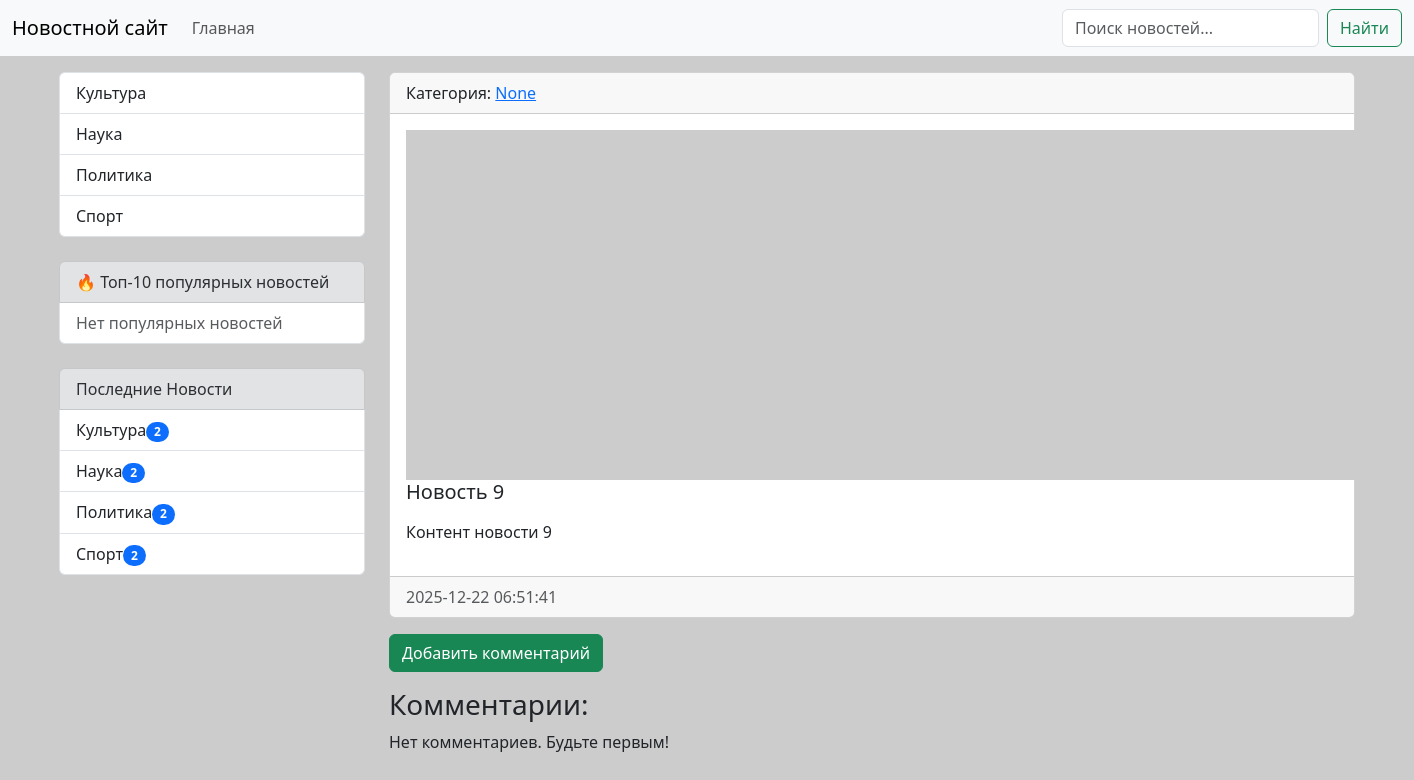
Page /news/news/11/ on the earlier database version.
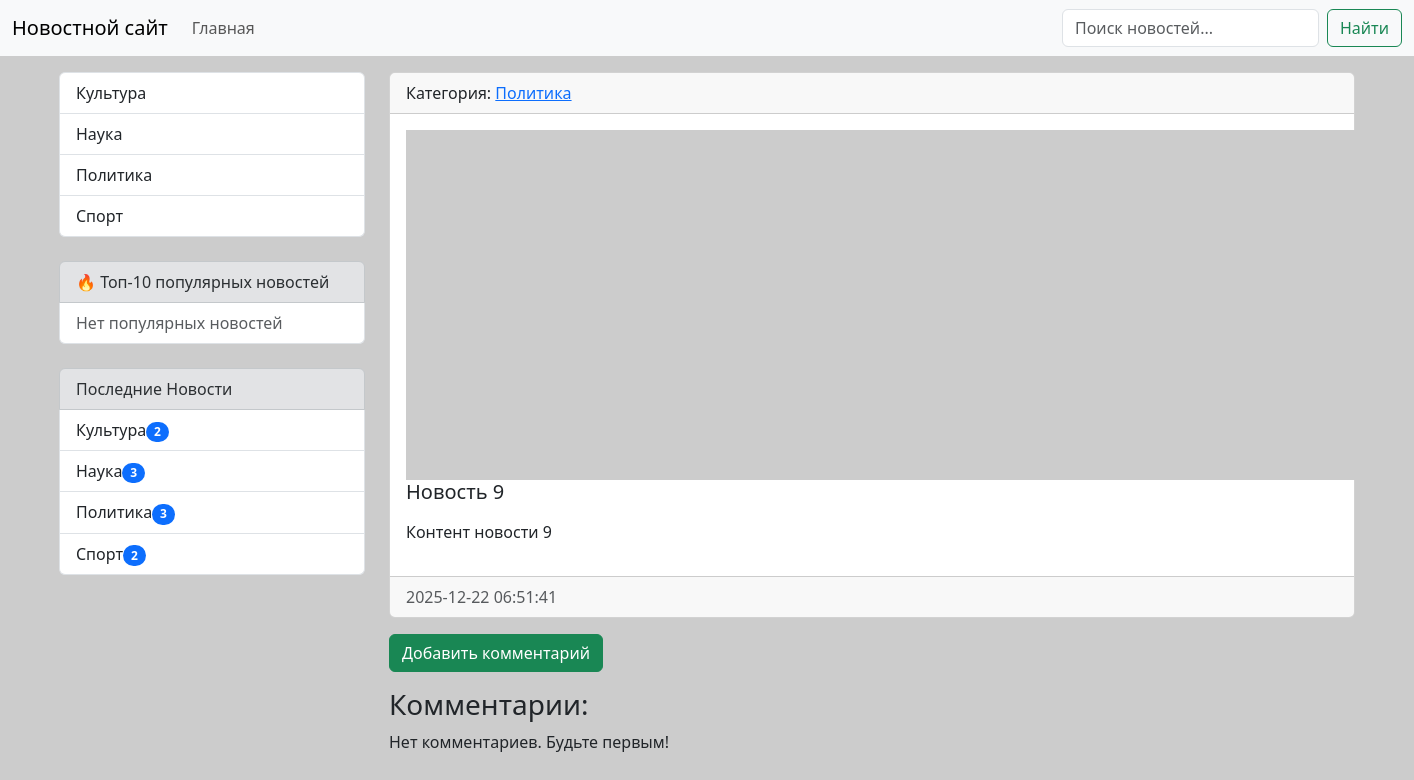
Same page on the later database version.
### news/models.py (models this page shows, shortened)
class Category(models.Model):
    title = models.CharField(max_length=150, db_index=True, verbose_name='Наименование категории')
    def __str__(self):
        return self.title
    def get_absolute_url(self):
        return reverse('news:category', kwargs={'category_id': self.pk})

class News(models.Model):
    title = models.CharField(max_length=150, verbose_name='Наименование')
    content = models.TextField(blank=True, verbose_name='Контент')
    created_at = models.DateTimeField(auto_now_add=True, verbose_name='Дата публикации')
    updated_at = models.DateTimeField(auto_now=True, verbose_name='Обновлено')
    photo = models.ImageField(upload_to='photos/%Y/%m/%d', verbose_name='Фото', blank=True)
    is_published = models.BooleanField(default=True, verbose_name='Опубликовано')
    category = models.ForeignKey(Category, on_delete=models.PROTECT, null=True, verbose_name='Категория', related_name='get_news')
    views = models.IntegerField(default=0, verbose_name='Просмотры')
    class Meta:
        verbose_name = 'Новость'
        verbose_name_plural = 'Новости'
        ordering = ['-created_at']

### news/views.py (the view)
# urls.py: path('news/<int:pk>/', ViewNews.as_view(), name='view_news'),
class ViewNews(DetailView):
    model = News
    context_object_name = 'news_item'
    template_name = 'news/view_news.html'

### news/templatetags/news_tags.py (called while the page is built)
@register.simple_tag(name='get_list_categories')
def get_categories():
    return Category.objects.all()

@register.inclusion_tag('news/list_categories.html')
def show_categories(arg1='Последние', arg2='Новости'):
    categories = Category.objects.annotate(cnt=Count('get_news')).filter(cnt__gt=0)
    return {'categories': categories, 'arg1': arg1, 'arg2': arg2}

### news/templates/news/view_news.html (shortened to what this page needs)
{% extends 'base.html' %}
{% block sidebar %}
{% include 'inc/_sidebar.html' %}
{% endblock %}
{% block content %}
<div class="card mb-3">
    <div class="card-header">
        Категория:
        <a href="{{ news_item.category.get_absolute_url }}">{{ news_item.category }}</a>
    </div>
    <div class="card-body">
        <div class="media">
            {% if news_item.photo %}
                <img src="{{ news_item.photo.url }}" alt="" width="350" class="mr-3">
            {% else %}
                <img src="https://picsum.photos/id/1060/350/235/?blur=2" alt="" class="mr-3">
            {% endif %}
            <div class="media-body">
                <h5 class="card-title">{{ news_item.title }}</h5>
                <p class="card-text">{{ news_item.content|safe|linebreaks }}</p>
            </div>
        </div>
    </div>
    <div class="card-footer text-muted">
        {{ news_item.created_at|date:"Y-m-d H:i:s" }}
    </div>
</div>
<div class="mt-3 mb-3">
    <a href="{% url 'news:add_comment' news_item.pk %}" class="btn btn-success">Добавить комментарий</a>
</div>
<h3>Комментарии:</h3>
{% for comment in news_item.comments.all %}
    <div class="card mb-2">
        <div class="card-body">
            <strong>{{ comment.author.name }}</strong>
            <span class="text-muted">({{ comment.created_at|date:"Y-m-d H:i" }})</span>
            <p class="mb-0 mt-2">{{ comment.text }}</p>
            <small class="text-muted">Рейтинг: {{ comment.rating }}</small>
        </div>
    </div>
{% empty %}
    <p>Нет комментариев. Будьте первым!</p>
{% endfor %}
{% endblock %}

### templates/inc/_sidebar.html
{% load news_tags %}
<div class="list-group">
    {% get_list_categories as categories %}
    {% for item in categories %}
        <a href="{% url 'news:category' item.pk %}"
           class="list-group-item list-group-item-action">
           {{ item.title }}
        </a>
    {% endfor %}
</div>
<br>
<div class="list-group">
    <div class="list-group-item list-group-item-secondary">
        🔥 Топ-10 популярных новостей
    </div>
    {% for news in popular_news %}
        <a href="{{ news.get_absolute_url }}"
           class="list-group-item list-group-item-action d-flex justify-content-between align-items-center">
            {{ news.title }}
            <span class="badge bg-primary rounded-pill">{{ news.views }}</span>
        </a>
    {% empty %}
        <div class="list-group-item text-muted">
            Нет популярных новостей
        </div>
    {% endfor %}
</div>
<br>
{% show_categories %}

### news/templates/news/list_categories.html
<div class="list-group">
    <div class="list-group-item list-group-item-secondary">{{ arg1 }} {{ arg2 }}</div>
    {% for item in categories %}
        <a href="{{ item.get_absolute_url }}" class="list-group-item list-group-item-action">{{ item.title }}<span class = "badge bg-primary rounded-pill">{{item.cnt}}</span></a>
    {% endfor %}
</div>

Differences in the rows shown:
computed for Category "Наука": cnt "2" → "3"
computed for Category "Политика": cnt "2" → "3"
changed News "Новость 9": category "None" → "Политика"
